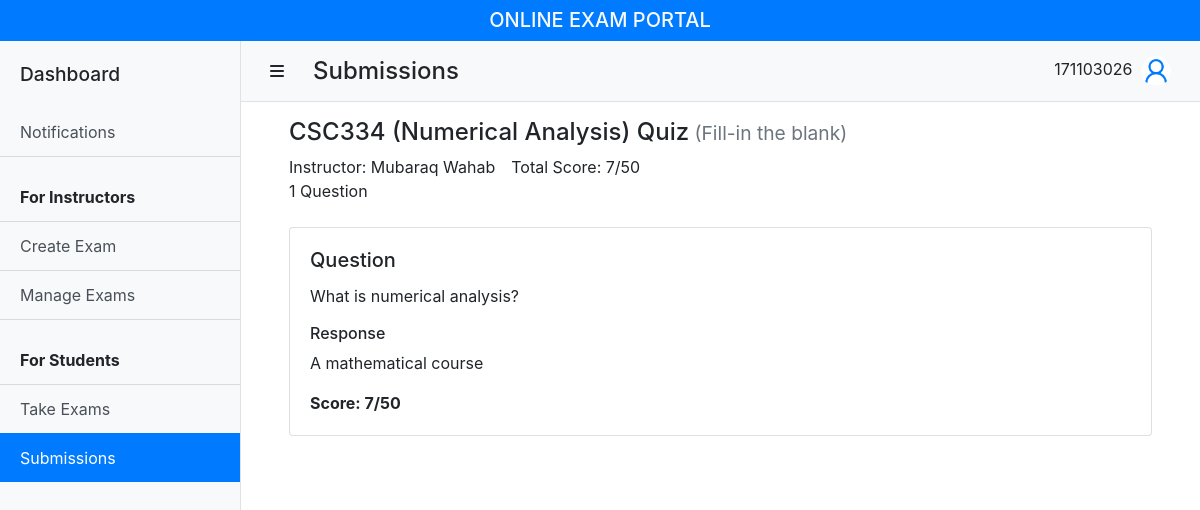
Page /submissions/theory-exam.php?examID=47 (signed in) on the committed database.
### tables this page shows
CREATE TABLE `exam_assignment` (
  `exam_id` int(11) NOT NULL,
  `assignee_id` varchar(16) NOT NULL,
  `total_score` float DEFAULT NULL,
  `status_id` int(11) NOT NULL
);

CREATE TABLE `exam` (
  `exam_id` int(11) NOT NULL,
  `instructor_id` varchar(16) NOT NULL,
  `course_code` varchar(8) NOT NULL,
  `title` varchar(45) NOT NULL,
  `type_id` int(11) NOT NULL,
  `no_of_questions` int(11) NOT NULL,
  `status_id` int(11) NOT NULL DEFAULT 1,
  `invite_prefix` varchar(5) NOT NULL,
  `total_mark` float NOT NULL
);

CREATE TABLE `course` (
  `course_code` varchar(8) NOT NULL,
  `course_name` varchar(256) NOT NULL
);

CREATE TABLE `theory_response` (
  `exam_id` int(11) NOT NULL,
  `question_no` int(11) NOT NULL,
  `assignee_id` varchar(16) NOT NULL,
  `response` varchar(256) DEFAULT NULL,
  `score` float DEFAULT NULL
);

CREATE TABLE `theory_question` (
  `exam_id` int(11) NOT NULL,
  `question_no` int(11) NOT NULL,
  `question` varchar(256) NOT NULL,
  `mark` float NOT NULL
);

### submissions/theory-exam.php (the view, shortened to what this page needs)
<?php
require_once '../connect.php';
$userID = $_SESSION['userID'];
?>
<!DOCTYPE html>
<html lang="en">
<head>
  <link rel="stylesheet" href="https://stackpath.bootstrapcdn.com/bootstrap/4.4.1/css/bootstrap.min.css">
  <link href="../css/simple-sidebar.css" rel="stylesheet">
</head>
<?php
$examID = $_GET['examID'];
$headerSql = "SELECT a.*, e.*, c.course_name, CONCAT(u.first_name, ' ', u.last_name) AS instructor, t.value AS type
  FROM exam_assignment a
  INNER JOIN exam e ON e.exam_id = a.exam_id
  INNER JOIN exam_type t ON t.type_id = e.type_id
  INNER JOIN course c ON c.course_code = e.course_code
  INNER JOIN user u ON u.user_id = e.instructor_id
  WHERE a.exam_id = ? AND a.assignee_id = ? AND a.status_id = 6 AND e.type_id = 3";
$headerStmt = $conn->prepare($headerSql);
$headerStmt->bind_param('is', $examID, $userID);
$headerStmt->execute();
$headerResult = $headerStmt->get_result();
$exam = $headerResult->fetch_assoc();
$responseSql = "SELECT r.*, q.question, q.mark
  FROM theory_response r
  INNER JOIN theory_question q
  ON (q.exam_id = r.exam_id AND q.question_no = r.question_no)
  WHERE r.exam_id = ? AND r.assignee_id = ?
  ORDER BY r.question_no ASC";
$responseStmt = $conn->prepare($responseSql);
$responseStmt->bind_param('is', $examID, $userID);
$responseStmt->execute();
$responseResult = $responseStmt->get_result();
?>
<body>
  <?php include '../components/_header.php' ?>
  <div class="d-flex" id="wrapper">
    <?php require '../components/_sidebar.php' ?>
    <div id="page-content-wrapper">
      <?php require '../components/_navbar.php' ?>
      <div class="container py-3 px-5">
        <header class="mb-4" id="examHeader">
          <h4><?php echo "{$exam['course_code']} ({$exam['course_name']}) {$exam['title']}"; ?><small class="text-muted"> (Fill-in the blank)</small></h4>
          <div class="d-flex flex-column flex-md-row">
            <div class="mr-md-3">
              <div>Instructor: <?php echo $exam['instructor']?></div>
              <div><?php echo $exam['no_of_questions' ]?> Question<?php echo pluralSuffix($exam['no_of_questions' ]) ?></div>
            </div>
            <div>Total Score: <?php echo "{$exam['total_score']}/{$exam['total_mark']}" ?></div>
          </div>
        </header>
        <section>
          <?php
          if ($responseResult->num_rows > 0) {
            while($response = $responseResult->fetch_assoc()) {
          ?>
          <div class="card my-3">
            <div class="card-body">
              <h5 class="card-title">Question <?php $response['question_no']; ?></h5>
              <p class="card-text">
                <?php echo $response['question']; ?>
              </p>
              <h6 class=" mb-2">Response</h6>
              <p class="card-text">
                <?php echo $response['response']; ?>
              </p>
              <strong>
                Score: <?php echo $response['score'] . '/' . $response['mark']; ?>
              </strong>
            </div>
          </div>
          <?php
            }
          }
          ?>
        </section>
      </div>
    </div>
  </div>
</body>
</html>

### css/simple-sidebar.css (style rules this page uses)
body { overflow-x: hidden; }
#page-content-wrapper { min-width: 100vw; }
@media (min-width: 992px) { #page-content-wrapper { min-width: 0; width: 100%; } }

### rows in the picture
exam_assignment: exam.course_code "CSC334", course.course_name "Numerical Analysis", exam.title "Quiz", exam.no_of_questions "1", total_score "7", exam.total_mark "50"
theory_response: theory_question.question "What is numerical analysis?", response "A mathematical course", score "7", theory_question.mark "50"

### other values in the picture
$userID "171103026"
$exam['instructor'] "Mubaraq Wahab"
